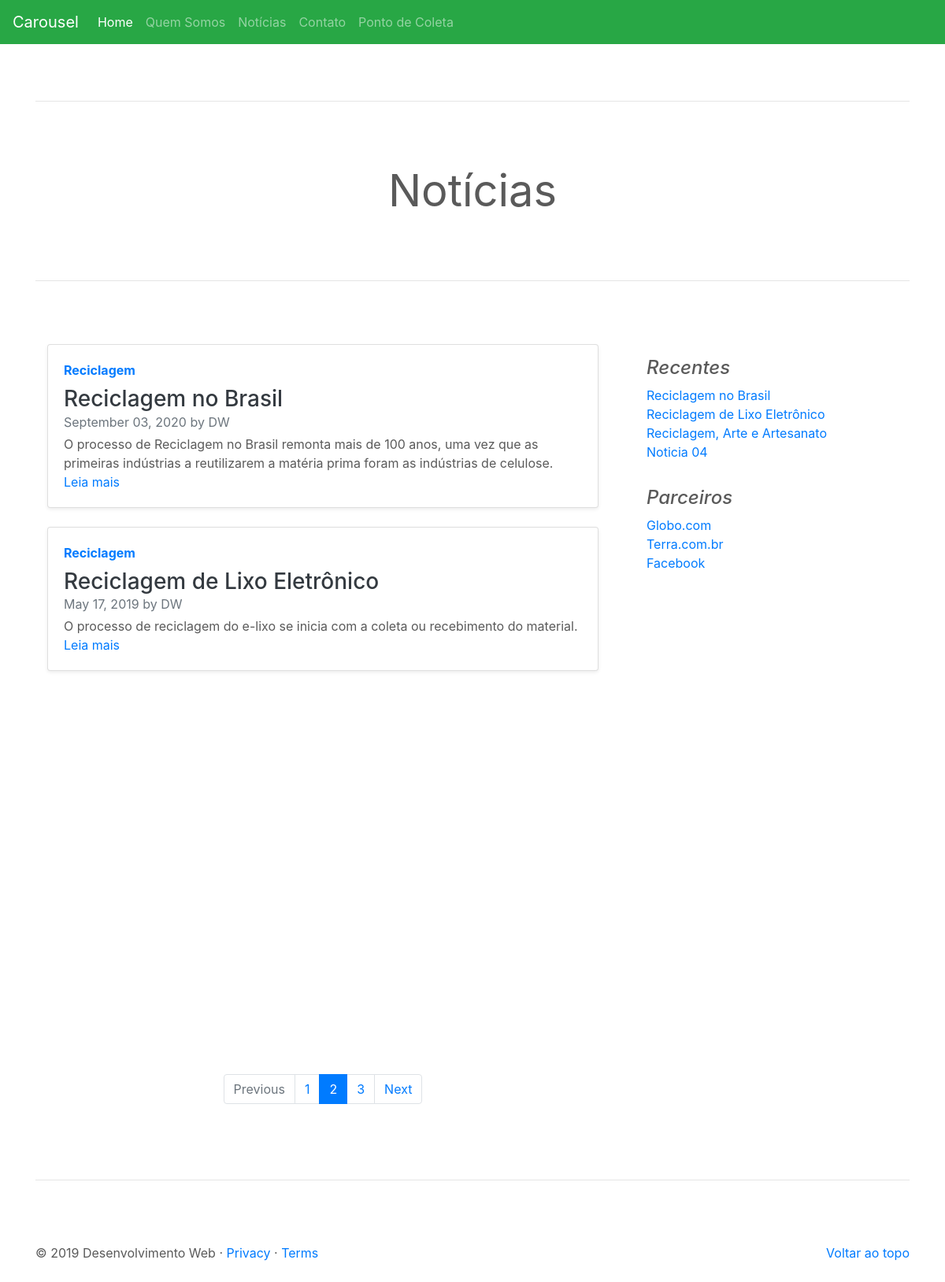
/noticia/index, run on the app's committed database.
### tables this page shows
CREATE TABLE IF NOT EXISTS `noticia` (
  `id` int(11) NOT NULL AUTO_INCREMENT,
  `titulo` varchar(250) NOT NULL,
  `descricao` text NOT NULL,
  `conteudo` text NOT NULL,
  `imagem` varchar(60) NOT NULL,
  `slug` varchar(250) NOT NULL,
  `keywords` varchar(150) NOT NULL,
  `description` varchar(200) NOT NULL,
  `author` varchar(50) NOT NULL,
  `resumo` text NOT NULL,
  `hits` int(11) NOT NULL DEFAULT 0,
  `robots_id` int(11) NOT NULL,
  `adm_user_id` int(11) NOT NULL,
  `adm_situacoes_id` int(11) NOT NULL,
  `tipo_noticia_id` int(11) NOT NULL,
  `categoria_noticia_id` int(11) NOT NULL,
  `data_criacao` datetime NOT NULL,
  `data_modificacao` datetime DEFAULT NULL,
  PRIMARY KEY (`id`)
);

CREATE TABLE IF NOT EXISTS `categoria_noticia` (
  `id` int(11) NOT NULL AUTO_INCREMENT,
  `nome` varchar(100) NOT NULL,
  `data_criacao` datetime NOT NULL,
  `data_modificacao` datetime DEFAULT NULL,
  PRIMARY KEY (`id`)
);

### app/site/controllers/Noticia.php (called while the page is built, shortened)
<?php
class Noticia {
    private $dados;
    public function index(){
        $listar = new \Site\models\Noticia();
        $this->dados['noticias'] = $listar->listar();
        $this->dados['notRecentes'] = $listar->noticiasRecentes();
        $carregarView = new \Config\ConfigView("noticia/index", $this->dados);
        $carregarView->renderizar();
    }
}

### index.php (called while the page is built, shortened)
<?php
    $url = new Home();
    $url->carregar();

### app/site/models/helper/ModelsRead.php (called while the page is built, shortened)
<?php
class ModelsRead extends ModelsConn {
    private $select;
    private $values;
    private $query;
    public function exeReadEspecifico($query, $parseString = null) {
        if (!empty($parseString)) {
            parse_str($parseString, $this->values);
        }
        $this->select = (string) $query;
        $this->executarInstrucao();
    }
    private function conexao(){
        $this->conn = parent::getConn();
        $this->query = $this->conn->prepare($this->select);
        $this->query->setFetchMode(PDO::FETCH_ASSOC);
    }
    private function getInstrucao(){
        if ($this->values) {
            foreach ($this->values as $link => $valor) {
                if ($link == 'limit' || $link == 'offset') {
                    $valor = (int)$valor;
                }
                $this->query->bindValue(":{$link}", $valor, (is_int($valor) ? PDO::PARAM_INT : PDO::PARAM_STR));
            }
        }
    }
    private function executarInstrucao(){
        $this->conexao();
        try{
            $this->getInstrucao();
            $this->query->execute();
            $this->result = $this->query->fetchAll();
        }catch (PDOException $e){
            $this->result = null;
            $this->msg =  "<strong>Erro ao Ler dados:</strong> {$e->getMessage()}";
        }
    }
}

### app/site/models/helper/ModelsConn.php (called while the page is built, shortened)
<?php
class ModelsConn
{
    public static $host = HOST;
    public static $dbname = DBNAME;
    public static $user = USER;
    public static $pass = PASS;
    public static $conexao = null;
    private static function conectar()
    {
        try {
            if (self::$conexao == null) {
                self::$conexao = new PDO('mysql:host=' . self::$host . ';dbname=' . self::$dbname . ";charset=utf8", self::$user, self::$pass);
                self::$conexao->setAttribute(PDO::ATTR_ERRMODE, PDO::ERRMODE_EXCEPTION);
            }
        } catch (PDOException $e) {
            echo "ERROR: " . $e->getMessage();
            die;
        }
        return self::$conexao;
    }
    public function getConn()
    {
        return self::conectar();
    }
}

### app/site/models/Noticia.php (called while the page is built, shortened)
<?php
class Noticia{
    private $result;
    private $tabela = "noticia";
    public function listar(){
        $listar = new \Site\models\helper\modelsRead();
        $listar->exeReadEspecifico("SELECT noti.id, noti.titulo, noti.descricao, noti.imagem, noti.slug,
                          noti.author, noti.data_criacao,
                          cat.nome
                          FROM {$this->tabela} noti
                          INNER JOIN categoria_noticia cat ON cat.id = noti.categoria_noticia_id
                          ORDER BY noti.data_criacao DESC LIMIT :limit",
                            "limit=5");
        $this->result['noticias'] = $listar->getResult();
        return $this->result['noticias'];
    }
    public function noticiasRecentes(){
        $listarRecentes = new \Site\models\helper\modelsRead();
        $listarRecentes->exeReadEspecifico("SELECT id, titulo, descricao, slug
                          FROM {$this->tabela}
                          WHERE adm_situacoes_id=:adm_situacoes_id
                          ORDER BY data_criacao DESC LIMIT :limit",
                            "adm_situacoes_id=1&limit=10");
        $this->result['notRecentes'] = $listarRecentes->getResult();
        return $this->result['notRecentes'];
    }
}

### app/site/views/noticia/index.php (the view, shortened to what this page needs)
<main role="main">
    <div class="container marketing">
        <hr class="featurette-divider">
        <h2 class="display-4 text-center" style="margin-bottom: 50px">Notícias</h2>
        <hr class="featurette-divider">
        <div class="row">
            <div class="col-md-8 blog-main">
                <?php
                foreach ($this->dados['noticias'] as $umaNoticia){
                    extract($umaNoticia);
                    ?>
                <div class="col-md-12 anima_left">
                    <div class="card flex-md-row mb-4 shadow-sm h-md-250">
                        <div class="card-body d-flex flex-column align-items-start">
                            <strong class="d-inline-block mb-2 text-primary"><?= $nome; ?></strong>
                            <h3 class="mb-0">
                                <a class="text-dark" href="<?= URL .'noticia/visualizar/' .$slug; ?>"><?= $titulo; ?></a>
                            </h3>
                            <div class="mb-1 text-muted"><?= DATE('F d, Y',strtotime($data_criacao)); ?> by <?= $author; ?></div>
                            <p class="card-text mb-auto"><?= $descricao; ?></p>
                            <a href="<?= URL .'noticia/visualizar/' .$slug; ?>">Leia mais</a>
                        </div>
                    </div>
                </div>
                <?php
                }
                ?>
                <nav aria-label="Paginacao Noticias">
                    <ul class="pagination justify-content-center">
                        <li class="page-item disabled">
                            <a class="page-link" href="#" tabindex="-1">Previous</a>
                        </li>
                        <li class="page-item"><a class="page-link" href="#">1</a></li>
                        <li class="page-item active">
                            <a class="page-link" href="#">2 <span class="sr-only">(current)</span></a>
                        </li>
                        <li class="page-item"><a class="page-link" href="#">3</a></li>
                        <li class="page-item">
                            <a class="page-link" href="#">Next</a>
                        </li>
                    </ul>
                </nav>
            </div>
            <aside class="col-md-4 blog-sidebar">
                <div class="p-3">
                    <h4 class="font-italic">Recentes</h4>
                    <ol class="list-unstyled mb-0">
                        <?php
                        foreach ($this->dados['notRecentes'] as $recente){
                            extract($recente);
                        ?>
                        <li><a href="<?= URL .'noticia/visualizar/' .$slug; ?>"><?= $titulo; ?></a></li>
                        <?php
                        }
                        ?>
                    </ol>
                </div>
                <div class="p-3">
                    <h4 class="font-italic">Parceiros</h4>
                    <ol class="list-unstyled">
                        <li><a href="#">Globo.com</a></li>
                        <li><a href="#">Terra.com.br</a></li>
                        <li><a href="#">Facebook</a></li>
                    </ol>
                </div>
            </aside>
        </div>
        <hr class="featurette-divider">
</main>

### assets/css/carousel.css (style rules this page uses)
body { padding-top: 3rem; padding-bottom: 3rem; color: #5a5a5a; }
.marketing h2 { font-weight: 400; }
.featurette-divider { margin: 5rem 0; }

### data on the page
noticia: categoria_noticia.nome "Reciclagem", titulo "Reciclagem no Brasil", data_criacao "September 03, 2020", author "DW", descricao "O processo de Reciclagem no Brasil remonta mais de 100 anos, uma vez que as primeiras indústrias a reutilizarem a matéria prima foram as indústrias de celulose."
noticia: categoria_noticia.nome "Reciclagem", titulo "Reciclagem de Lixo Eletrônico", data_criacao "May 17, 2019", author "DW", descricao "O processo de reciclagem do e-lixo se inicia com a coleta ou recebimento do material."
noticia: titulo "Reciclagem, Arte e Artesanato"
noticia: titulo "Noticia 04"
